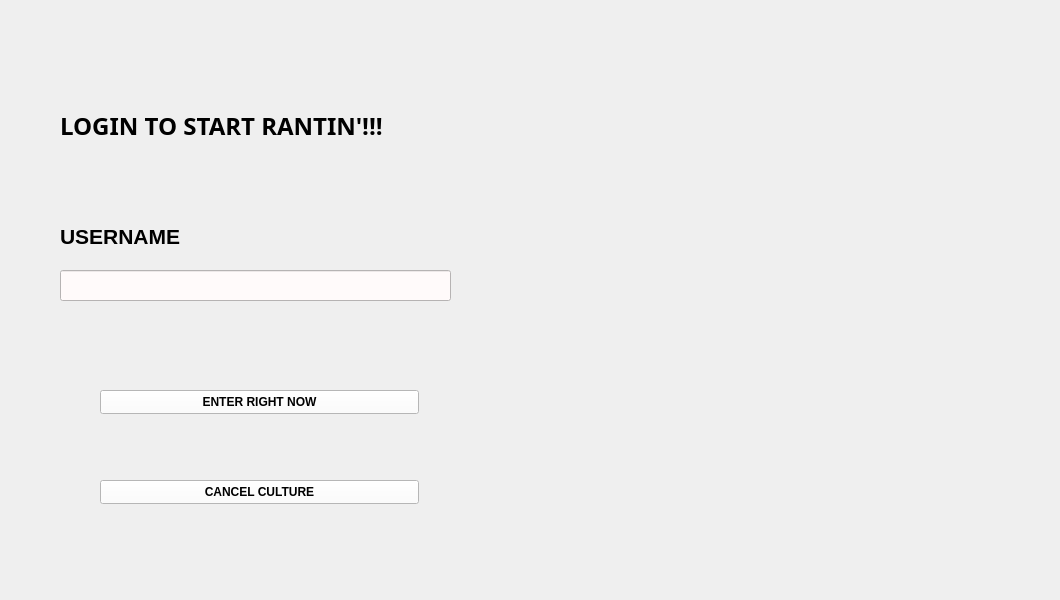
      <widget class="QWidget" name="page_2">
       <widget class="QLabel" name="label_7">
        <property name="geometry">
         <rect>
          <x>60</x>
          <y>30</y>
          <width>431</width>
          <height>191</height>
         </rect>
        </property>
        <property name="font">
         <font>
          <family>Source Code Pro</family>
          <pointsize>18</pointsize>
          <weight>75</weight>
          <bold>true</bold>
         </font>
        </property>
        <property name="text">
         <string>LOGIN TO START RANTIN'!!!</string>
        </property>
       </widget>
       <widget class="QPushButton" name="Cancelar_Button">
        <property name="geometry">
         <rect>
          <x>100</x>
          <y>480</y>
          <width>319</width>
          <height>24</height>
         </rect>
        </property>
        <property name="font">
         <font>
          <family>System</family>
          <weight>75</weight>
          <bold>true</bold>
         </font>
        </property>
        <property name="styleSheet">
         <string notr="true">background-color: rgb(255, 255, 255);</string>
        </property>
        <property name="text">
         <string>CANCEL CULTURE</string>
        </property>
       </widget>
       <widget class="QPushButton" name="Entrar_Button">
        <property name="geometry">
         <rect>
          <x>100</x>
          <y>390</y>
          <width>319</width>
          <height>24</height>
         </rect>
        </property>
        <property name="font">
         <font>
          <family>System</family>
          <weight>75</weight>
          <bold>true</bold>
         </font>
        </property>
        <property name="styleSheet">
         <string notr="true">background-color: rgb(255, 255, 255);</string>
        </property>
        <property name="text">
         <string>ENTER RIGHT NOW</string>
        </property>
       </widget>
       <widget class="QLabel" name="label_8">
        <property name="geometry">
         <rect>
          <x>60</x>
          <y>210</y>
          <width>319</width>
          <height>53</height>
         </rect>
        </property>
        <property name="font">
         <font>
          <pointsize>16</pointsize>
          <weight>75</weight>
          <bold>true</bold>
         </font>
        </property>
        <property name="text">
         <string>USERNAME</string>
        </property>
       </widget>
       <widget class="QLineEdit" name="Username_Text">
        <property name="geometry">
         <rect>
          <x>60</x>
          <y>270</y>
          <width>391</width>
          <height>31</height>
         </rect>
        </property>
        <property name="styleSheet">
         <string notr="true">*{
	
	background-color: rgb(255,250, 250);
}</string>
        </property>
       </widget>
       <widget class="QLabel" name="label_9">
        <property name="geometry">
         <rect>
          <x>450</x>
          <y>10</y>
          <width>601</width>
          <height>581</height>
         </rect>
        </property>
        <property name="text">
         <string/>
        </property>
        <property name="pixmap">
         <pixmap resource="recursos.qrc">:/img/imagenes/Ragin_LOGIN.jpg</pixmap>
        </property>
        <property name="scaledContents">
         <bool>true</bool>
        </property>
        <property name="alignment">
         <set>Qt::AlignRight|Qt::AlignTrailing|Qt::AlignVCenter</set>
        </property>
        <property name="wordWrap">
         <bool>false</bool>
        </property>
        <property name="margin">
         <number>29</number>
        </property>
        <property name="openExternalLinks">
         <bool>false</bool>
        </property>
       </widget>
      </widget>
